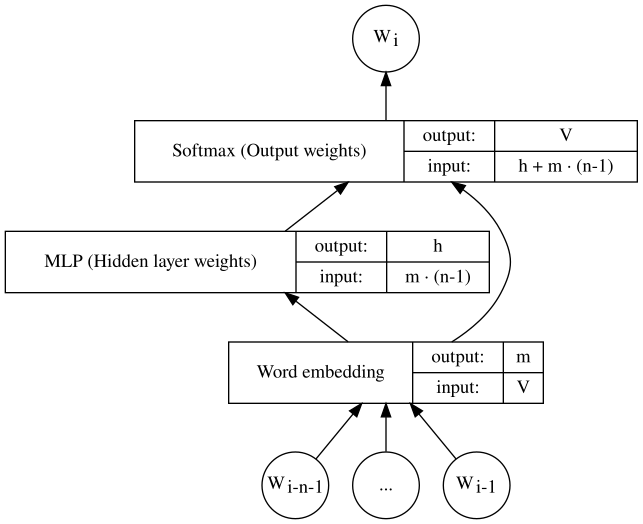

Here is the Python script that generated this plot:
import graphviz; graphviz.Source('''
digraph { 
    concentrate=True;
    rankdir=BT;
    node [shape=record];
    WE [label="Word embedding\n|{output:|input:}|{{m}|{V}}"];
    HL [label="MLP (Hidden layer weights)\n|{output:|input:}|{{h}|{m · (n-1)}}"];
    OL [label="Softmax (Output weights)\n|{output:|input:}|{{V}|{h + m · (n-1)}}"];
    WE -> HL
    HL -> OL
    WE -> OL
    node [shape=circle];
    wb [label=<W<sub>i-n-1</sub>>,fixedsize=true,width=0.7];
    wm [label="...",fixedsize=true,width=0.7];
    we [label=<W<sub>i-1</sub>>,fixedsize=true,width=0.7];
    wo  [label=<W<sub>i</sub>>,fixedsize=true,width=0.7];
    wb -> WE
    wm -> WE
    we -> WE
    OL  -> wo
}''').render(filename='MLPLM', format='svg');
